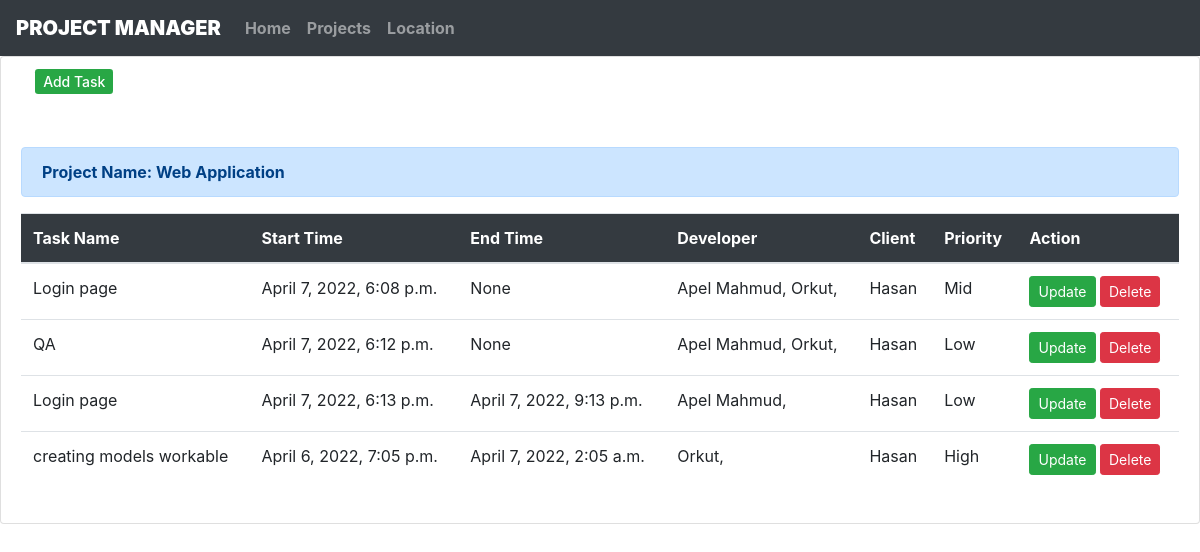
/task/5/, run on the app's committed database.
### core/models.py (models this page shows, shortened)
class Project(models.Model):
    project_name = models.CharField(max_length=100, null=True, blank=Tree)
    start_date = models.DateTimeField(null=True, blank=True)
    end_date = models.DateTimeField(null=True, blank=True)
    tool = models.ManyToManyField(Tool, blank=True)
    customer = models.ForeignKey(Customer, null=True, on_delete=models.CASCADE)

class Task(models.Model):
    task_name = models.CharField(max_length=128, null=True, blank=True)
    start_date = models.DateTimeField(null=True, blank=True)
    end_date = models.DateTimeField(null=True, blank=True)
    end_hour = models.FloatField(null=True, blank=True)
    actual_hour = models.FloatField(null=True, blank=True)
    developer = models.ManyToManyField(Developer, blank=True )
    project = models.ForeignKey(Project, blank=True, null=True, on_delete=models.CASCADE, related_name='project_task')
    priority = models.ForeignKey(TaskPriority, null=True, blank=True, on_delete=models.CASCADE)

class Developer(models.Model):
    devoloper_name = models.CharField(max_length=32, blank=True)
    def __str__(self):
        return self.devoloper_name

class Customer(models.Model):
    customer_name = models.CharField(max_length=20)
    email = models.EmailField(max_length=64)
    phone = models.CharField(max_length=32)
    organization = models.CharField(max_length=20)
    def __str__(self):
        return self.customer_name

class TaskPriority(models.Model):
    priority = models.CharField(max_length=32, null=True, blank=True)
    def __str__(self):
        return self.priority

### core/views.py (the view)
# urls.py: path('task/<int:pk>/', views.task, name='task'),
def task(request, pk):
    project = Project.objects.get(id=pk)
    context = {
        'tasks': project.project_task.all(),
        'project': project
    }
    return render(request, 'core/task.html', context)

### core/templates/core/task.html (shortened to what this page needs)
{% extends 'core/base.html' %}
{% load static %}
{% block homeactive %}
{% endblock homeactive %}
{% block bodycontent %}
<div class="card div_main div_register ">
    <h2 class="">&nbsp;&nbsp;&nbsp;
        <a href="{% url 'add-task' project.id %}" class="bnt btn-sm btn-success" >Add Task</a>
    </h2><br>
    <div class="card-body text-dark">
      <div class="alert alert-primary" role="alert">
        <b>Project Name: {{ project.project_name}}</b>
       </div>
        <table class="table">
            <thead>
              <tr class="bg-dark border-dark">
                <th scope="col" class="text-white">Task Name</th>
                <th scope="col" class="text-white">Start Time</th>
                <th scope="col" class="text-white">End Time</th>
                <th scope="col" class="text-white">Developer</th>
                <th scope="col" class="text-white">Client</th>
                <th scope="col" class="text-white">Priority</th>
                <th scope="col" class="text-white">Action</th>
              </tr>
            </thead>
            <tbody>
              {% if tasks %}
              {% for task in tasks  %}
              <tr>
                <td>{{ task.task_name }} </td>
                <td>{{ task.start_date }}</td>
                <td>{{ task.end_date }}</td>
                <td>
                  {% for i in task.developer.all %}
                    {{ i }},
                  {% endfor %}
                </td>
                <td>{{ task.project.customer }}</td>
                <td>{{ task.priority }}</td>
                <td>
                  <a class="btn btn-sm btn-success" href="{% url 'update-task' task.id %}">Update</a>
                  <a class="btn btn-sm btn-danger" href="{% url 'delete-task' task.id %}">Delete</a>
                </td>
              </tr>
              {% endfor %}
              {% else %}
            </tbody>
        <h2 class="warning">No Task</h2>
        {% endif %}
    </div>
</div>
{% endblock bodycontent %}

### data on the page
Project: project_name "Web Application"
Task: task_name "Login page", start_date "April 7, 2022, 6:08 p.m.", end_date "None", project.customer "Hasan", priority "Mid"
Developer: devoloper_name "Apel Mahmud"
Developer: devoloper_name "Orkut"
Task: task_name "QA", start_date "April 7, 2022, 6:12 p.m.", end_date "None", project.customer "Hasan", priority "Low"
Task: task_name "Login page", start_date "April 7, 2022, 6:13 p.m.", end_date "April 7, 2022, 9:13 p.m.", project.customer "Hasan", priority "Low"
Task: task_name "creating models workable", start_date "April 6, 2022, 7:05 p.m.", end_date "April 7, 2022, 2:05 a.m.", project.customer "Hasan", priority "High"
